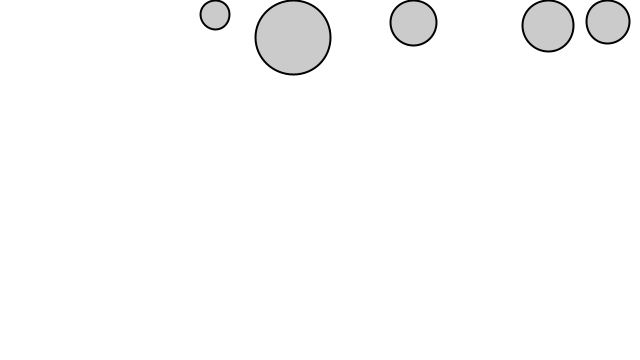
Frame 1 (no input)
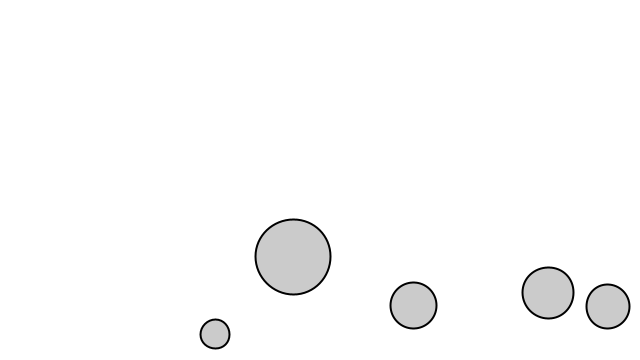
Frame 60 (the mouse pressed at the canvas centre just before this capture)
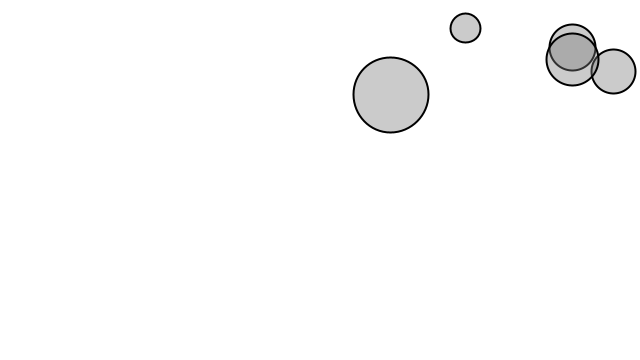
Frame 120 (the mouse held since frame 60 and released just before this capture)

The Processing sketch that drew these frames (run headless with seeded random() and noise(); from frame 60 on, the mouse is pressed at the canvas centre):

// Processing sketch: frictionForce02
// ── frictionForce02.pde
// A force is a vector that causes an object with mass to accelerate
// data
int bgColor;
Mover[] movers;

void setup() {
  size(640, 360);
  bgColor = 255;
  movers = new Mover[5];
  for (int i = 0; i < movers.length; i++) {
    movers[i] = new Mover();
  }
}

void draw() {
  background(bgColor);
 
  for (Mover m : movers) {
    PVector gravity = new PVector(0, 0.2);
    gravity.mult(m.mass); // scaling by mass to make all obj fall with the same acc
    m.applyForce(gravity);
    
    PVector wind = new PVector(0.1, 0);
    if (mousePressed) {
      m.applyForce(wind);
    }
    
    // friction
    if (m.contact) {
      PVector friction = m.vel.copy();
      friction.normalize();
      float normForce = -1 * gravity.copy().mag() * m.mass; // mg
      friction.mult(normForce);
      float c = 1.1;
      friction.mult(c);
      m.applyForce(friction);
    }
    
    if(m.contactW) {
      PVector friction = m.vel.copy();
      friction.normalize();
      float normForce = -1 * wind.copy().mag(); // mg
      friction.mult(normForce);
      float c = 0.3;
      friction.mult(c);
      m.applyForce(friction);
    }
  
    m.update();
    m.edges();
    m.display();
  }
}

// ── Mover.pde
class Mover {
  PVector pos, vel, acc;
  float mass, rad;
  boolean contact, contactW;

  Mover() {
    pos = new PVector(random(1,width-1), rad);
    vel = new PVector(0, 0);
    acc = new PVector(0, 0);
    mass = random(0.5, 3);
    rad = mass * 20;
    contact = false;
  }

  // Newton's 2nd
  void applyForce(PVector force) {
    PVector f = PVector.div(force, mass);
    acc.add(f);
  }

  void update() {
    vel.add(acc);
    pos.add(vel);
    // vel.limit(5);
    
    // wiping out acc for proper force application - does not continually accumulate
    acc.mult(0);
  }

  void edges() {
    contact = false;
    if (pos.x > width - rad) {
      contactW = true;
      pos.x = width - rad;
      vel.x *= -1;
    }
    if (pos.x < 0 + rad) {
      contactW = true;
      pos.x = 0 + rad;
      vel.x *= -1;
    }
    if (pos.y > height - rad) {
      contact = true;
      pos.y = height - rad; //<>// //<>//
      vel.y *= -1; //<>// //<>//
    }
    if (pos.y < 0 + rad) {
      contact = true;
      pos.y = 0 + rad;
      vel.y *= -1;
    }
  }

  void display() {
    stroke(0);
    strokeWeight(2);
    fill(123,100);
    ellipseMode(RADIUS);
    ellipse(pos.x, pos.y, rad, rad);
  }
}
